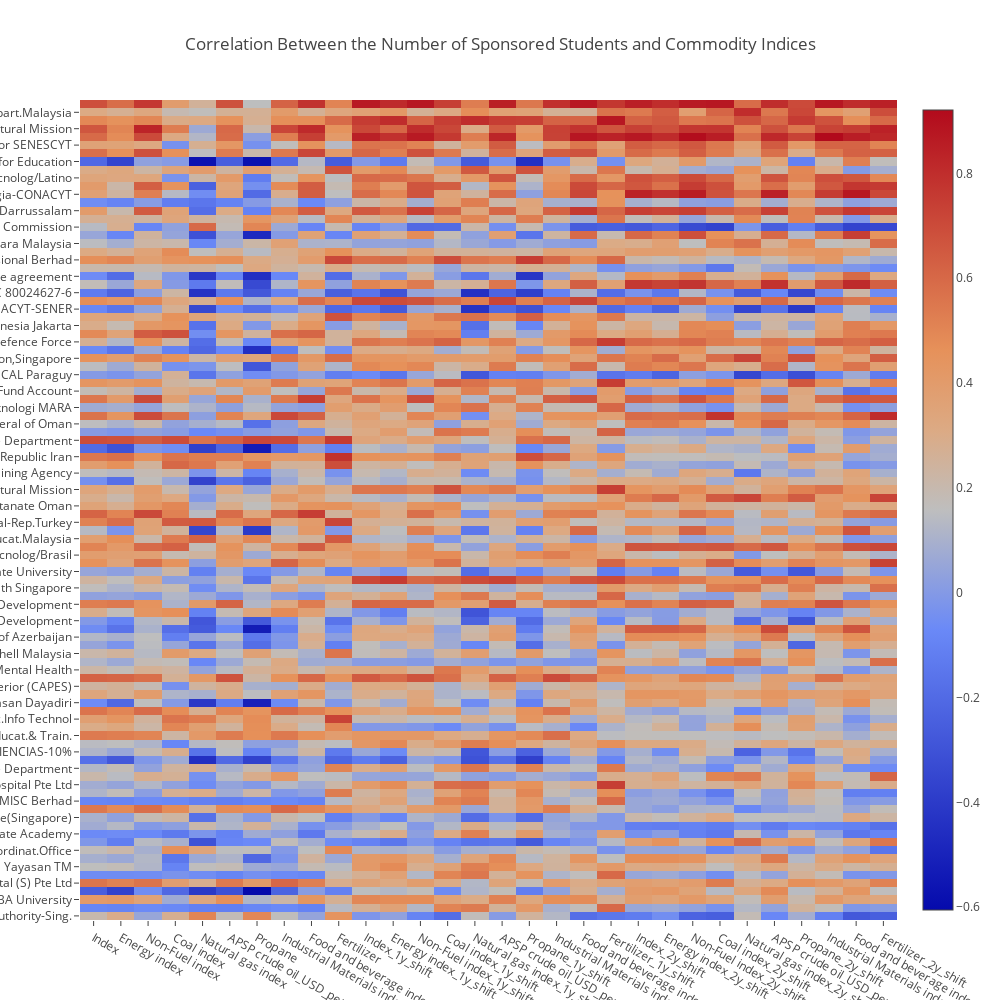

The notebook cell this image was saved under:
### Markdown cell above
## Heatmap

### Code cell
df = correlation_df.loc[correlation_df.index.values[::-1]]
trace = go.Heatmap(z=df.values,
                   x=df.columns.values,
                   y=df.index.values)

layout = go.Layout(
    title="Correlation Between the Number of Sponsored Students and Commodity Indices",
    autosize=False,
    width=1000,
    height=1000)

fig = go.Figure(data=[trace], layout=layout)
iplot(fig)

### Figure 1 — Plotly figure (JSON) as saved in the notebook; plotly's stock layout.template omitted (floating-point values rounded to 4 significant figures; data arrays with more than 128 entries replaced by an {"elided": "..."} marker saying what was removed)
{"data": [{"type": "heatmap", "uid": "dc8b492b-bd00-4080-a9ed-4f6272426e0f", "x": ["Index", "Energy index", "Non-Fuel index", "Coal index", "Natural gas index", "APSP crude oil_USD_per_bbl", "Propane", "Industrial Materials index", "Food and beverage index", "Fertilizer", "Index_1y_shift", "Energy index_1y_shift", "Non-Fuel index_1y_shift", "Coal index_1y_shift", "Natural gas index_1y_shift", "APSP crude oil_USD_per_bbl_1y_shift", "Propane_1y_shift", "Industrial Materials index_1y_shift", "Food and beverage index_1y_shift", "Fertilizer_1y_shift", "Index_2y_shift", "Energy index_2y_shift", "Non-Fuel index_2y_shift", "Coal index_2y_shift", "Natural gas index_2y_shift", "APSP crude oil_USD_per_bbl_2y_shift", "Propane_2y_shift", "Industrial Materials index_2y_shift", "Food and beverage index_2y_shift", "Fertilizer_2y_shift"], "y": ["Land Transport Authority-Sing.", "Ministry Education Malaysia", "Sukkur IBA University", "Mauritius Commercial Bank Foundation", "National University Hospital (S) Pte Ltd", "University of Malaya", "Yayasan TM", "PT TELKOM Indonesia", "Scholarship Coordinat.Office", "National Heritage Board", "A*STAR Graduate Academy", "Ministry of Education & Training,Vietnam Intern.Education Development", "Ministry of Defence(Singapore)", "Language&CommunicationTechnologies-EuropeanMastersProgram,ErasmusMundusCourse", "MISC Berhad", "Bahrain Petroleum Company", "Singapore General Hospital Pte Ltd", "Internat.Islamic Uni.Malaysia", "JPA Public Service Department", "Ministry Education Maldives", "MU discount for COLCIENCIAS-10%", "Saudi Arabian Cult.Mission", "Viet.Ministry Educat.& Train.", "DSO National Laboratories-SIN", "Ministry Communic.Info Technol", "Cons.Gen.Arab Rep.Egypt", "Yayhasan Dayadiri", "Yayasan ASTRO Kasih ASTRO All Asia Broadcast Cntr", "Coordenação de Aperfeiçoamento de Pessoal de Nível Superior (CAPES)", "Danang Center for Promotion of", "Singapore Inst Mental Health", "Institute Internat.Education", "Shell Malaysia", "Yayasan Khazanah", "Ministry of Education Republic of Azerbaijan", "National Development Planning Agency", "Ministry of Social & Family Development", "Kuwait Cultural Office", "The Higher Committee for Education Development", "Higher Education Commission", "Ministry of Health Singapore", "Australian Human Rights Commission", "PERTAMINA Corporate University", "Asian Development Bank Scholar", "Conselho Nacion Desenv Cientif e Tecnolog/Brasil", "Saudi Aramco", "Ministry Educat.Malaysia", "National Parks Board(Singapore", "Consulate General-Rep.Turkey", "Scope Global Pty", "Consulate Gener.Sultanate Oman", "Ministry of Health MALAYSIA", "Saudi Arabia Cultural Mission", "Embassy of IRAQ", "Finance Education and Training Agency", "Agri-Food & Vet.Auth.SINGAPORE", "Embassy Islamic Republic Iran", "MU discount - PRONABEC agreement", "JPA,Public Service Department", "Fed.Land Devel.Author.Malaysia", "Consulate General of Oman", "MOH Holdings Pte Ltd", "Universiti Teknologi MARA", "Singapore Ministry Education", "Yayasan UEM-Trust Fund Account", "Embassy of Libya", "MU 10%  discount BECAL Paraguy", "Maybank-Malayan Banking Berhad", "Ministry Education,Singapore", "PRONABEC Programa Nacional De becas Y Credito Educativo", "Australian Defence Force", "Center International Programs", "Bank Indonesia Jakarta", "Yayasan TENAGA Nasional", "CONACYT-SENER", "Embassy United Arab Emirates", "Programa Nacional de Becas de Postgrado en el Exterior RUC 80024627-6", "MINDEF Singapore", "MU discount - CONICYT Chile agreement", "Ministry of Education & Human Resources Mauritius", "Permodalan Nasional Berhad", "Royal Thai Embassy", "Bank Negara Malaysia", "MU discount for Banco Nacional de Mexico S.A. 10%", "Botswana High Commission", "Yayasan Sime Darby", "High Commis.Brunei Darrussalam", "PETRONAS", "Consejo Nacional de Ciencia y Tecnologia-CONACYT", "MU discount for COLFUTURO-Colombia", "Conselho Nacion Desenv Cientif e Tecnolog/Latino", "Ministry of Education Malaysia", "Indonesia Endowment Fund for Education", "Endeavour Programme", "MU discount for SENESCYT", "CONICYT-Chile", "Saudi Arabian Cultural Mission", "MARA-Educ.Sponsorship Division", "Public Service Depart.Malaysia", "Australia Awards"], "z": {"elided": "100x30 float values"}}], "layout": {"autosize": false, "height": 1000, "title": {"text": "Correlation Between the Number of Sponsored Students and Commodity Indices"}, "width": 1000}}
